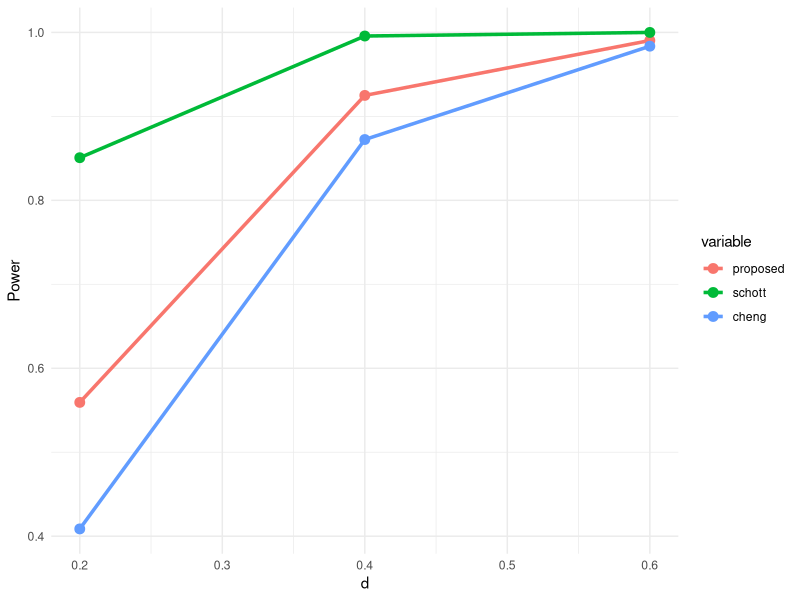

Recreate this plot in R.
library(data.table)
library(ggplot2)

tab <- fread("results/tables/power_summary_all.csv")

avg <- tab[, .(
  proposed = mean(proposed_power),
  schott   = mean(schott_power),
  cheng    = mean(cheng_power)
), by=signal_d]

avg_long <- melt(avg, id="signal_d")

p <- ggplot(avg_long,
            aes(signal_d,value,color=variable)) +
  geom_line(size=1.2) +
  geom_point(size=3) +
  labs(x="d",y="Power") +
  theme_minimal()

ggsave("results/figures/power_curve.png",p,6,4)
